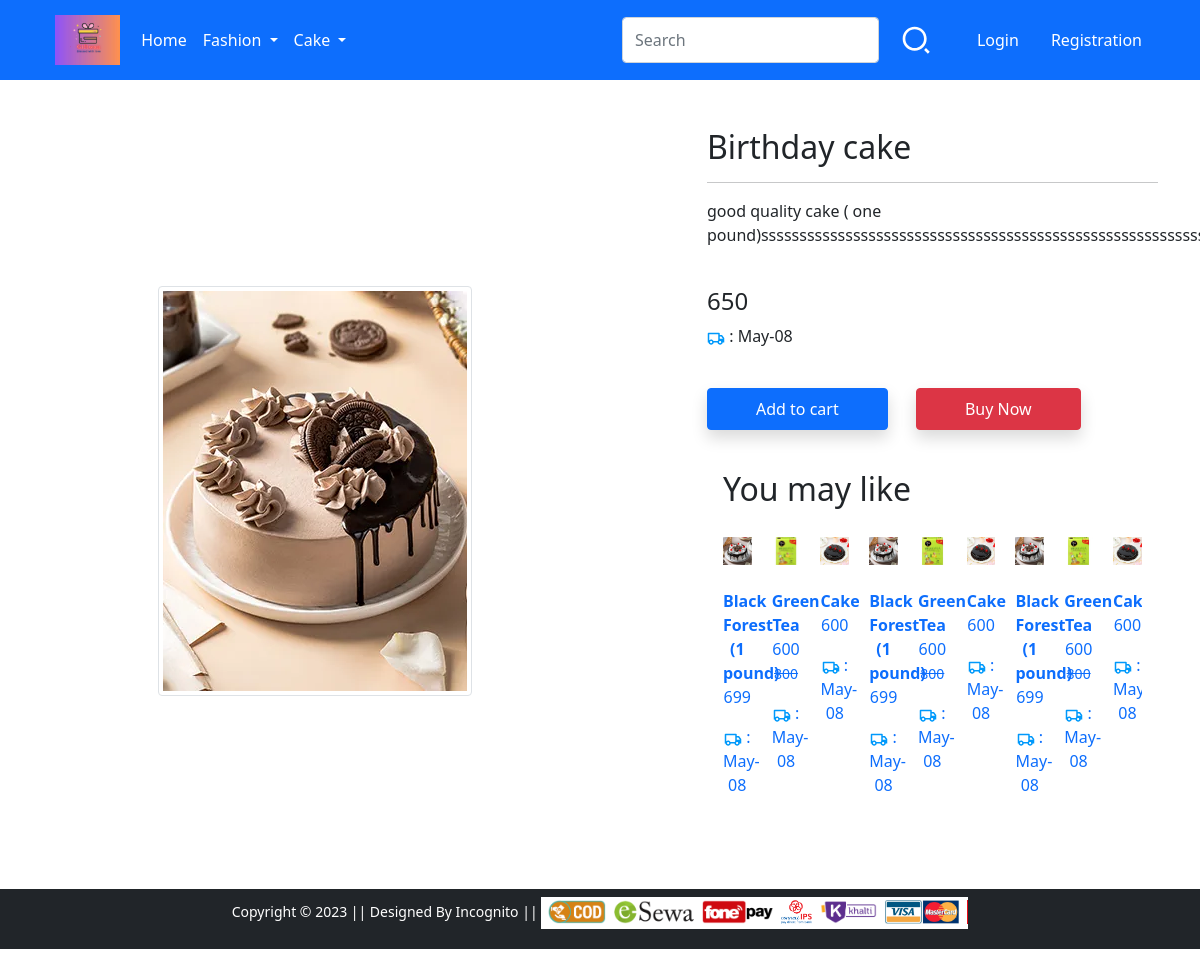
The page /product-detail/50 on the database as committed earlier.
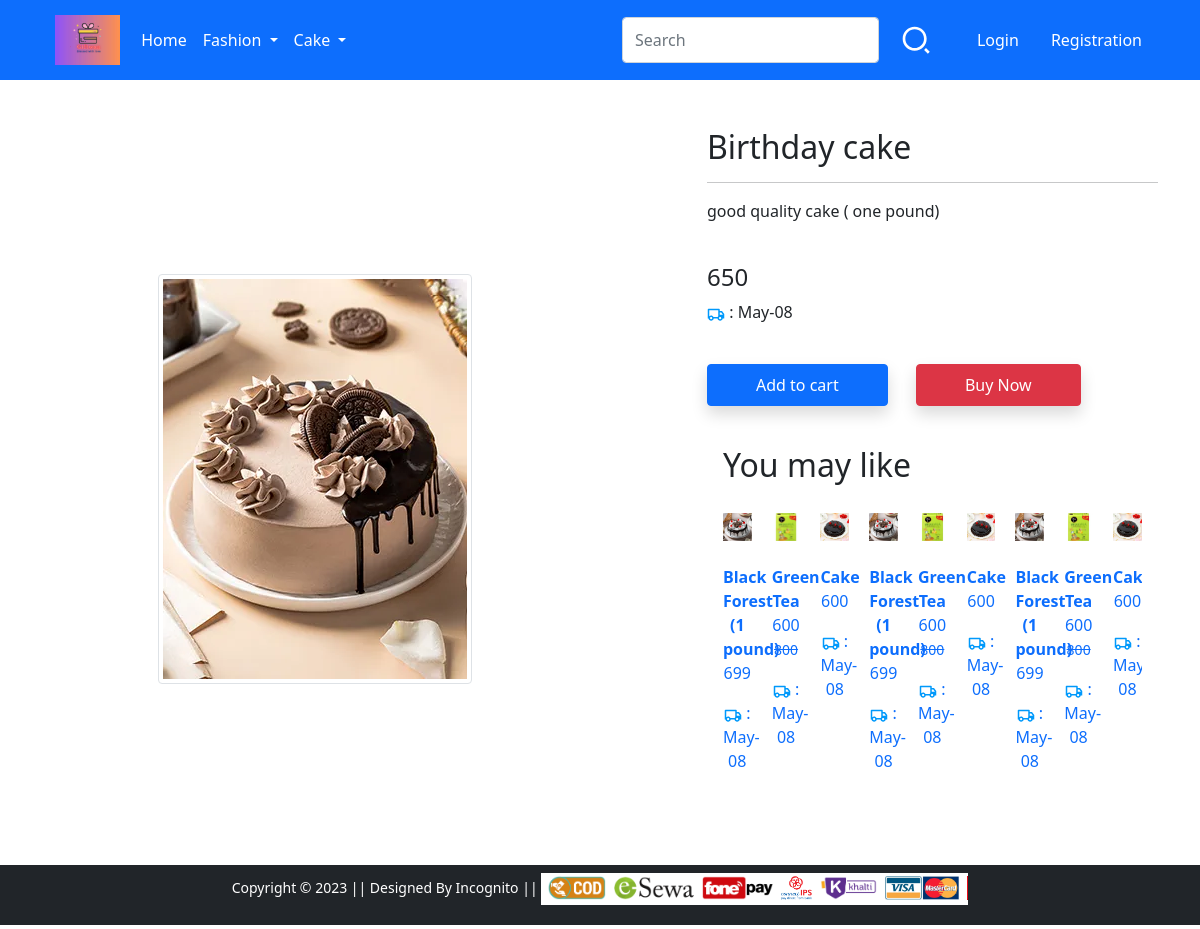
The same page on the database as committed later.
### app/models.py (models this page shows, shortened)
class item(models.Model):
    name = models.CharField(max_length=56,default = None)
    description = models.CharField(max_length=500,default = " Good quality product")
    image = models.ImageField(upload_to=upload_path)
    price = models.IntegerField()
    offer_price = models.IntegerField(default=0)
    category = models.CharField(choices=categories,max_length=20)
    id = models.AutoField(primary_key=True)

### app/views.py (the view, shortened to what this page needs)
# urls.py: path('product-detail/<str:id>', views.product_detail.as_view(), name='product-detail'),
class product_detail(View):
    def get(self,request,id):
        prod = item.objects.filter(id=id).first()
        products = item.objects.all().order_by(Random())
        product = item.objects.get(id=id)
        if request.user.is_authenticated and wishlist.objects.filter(product=product, user=request.user).exists():
            btn_text = "Remove from cart"
        else:
            btn_text = "Add to cart"
        return render(request, 'app/productdetail.html', {'prod': prod, "products": products,'btn_text': btn_text})

### app/context_processors.py (called while the page is built)
def common_data(request):
    if request.user.is_authenticated:
        cart_list = wishlist.objects.filter(user=request.user)
        nocart = len(cart_list)
    else:
        nocart = 0
    return{'nocart':nocart}

def delivery_time(request):
    utc_time = datetime.today()
    nepal_time = utc_time + timedelta(seconds=5*60*60+45*60)
    if int(nepal_time.strftime('%H')) < 16:
        delivery_time = nepal_time.strftime('%b-%d')
    else:
        nepal_time = utc_time + timedelta(days=1)
        delivery_time = nepal_time.strftime('%b-%d')
    return {'delivery_time':delivery_time}

### app/templates/app/productdetail.html (shortened to what this page needs)
{% extends 'app/base.html' %}
{% load static %}
{% block main-content %}
<div class="container my-5">
 <div class="row">
  <div class="col-sm-6 text-center align-self-center">
   <img src="/media/{{prod.image}}" alt="" class="img-fluid img-thumbnail">
  </div>
  <div class="col-sm-5 offset-sm-1">
   <h2>{{prod.name}}</h2>
   <hr>
   <p>{{prod.description}}</p>
   <br>
   <h4>{{prod.price}} {% if prod.offer_price > 0 %}<small class="fw-light text-decoration-line-through">{{prod.offer_price}}</small>{% endif %}</h4>
   : {{delivery_time}}</p> <br>
   {% if request.user.is_authenticated %}
   <form action="" method = "post" class="d-inline">
    {% csrf_token %}
    <input type="hidden" name="product_id" value ={{prod.id}} id = "product_id">
    <button type="submit" class="btn btn-primary shadow px-5 py-2">{{btn_text}}</button>
   </form>
   <a href="{% url 'buy-now' %}" class="btn btn-danger shadow px-5 py-2 ms-4">Buy Now</a>
   {% else  %}
   <form action="/login" class="d-inline">
    <button type="submit" class="btn btn-primary shadow px-5 py-2">Add to cart</button>
   <button type="submit" class="btn btn-danger shadow px-5 py-2 ms-4">Buy Now</button>
   </form>
{% endif %}
  <br><br>
  <div class="m-3">
    <h2>You may like</h2>
    <div class="owl-carousel" id="slider1">
     {% for product in products %}
     {% if product.category == prod.category and prod.id != product.id %}
   <a href="{{product.id}}" class = "text-decoration-none ">
     <div class="item"><img src="/media/{{ product.image }}" alt="" ><br><span class="fw-bold">{{product.name}}</span><br><p>{{product.price}} {% if product.offer_price > 0 %}<small class="fw-light text-decoration-line-through">{{product.offer_price}}</small>{% endif %}</p>
      : {{delivery_time}}</p> <br></div></a>
    {% endif %}
     {% endfor %}
    </div>
   </div>
  </div>
 </div>
</div>
{% endblock main-content %}

Rows that differ between the two databases and show on the page:
changed item "Birthday cake": description "good quality cake ( one…" → "good quality cake ( one pound)"
